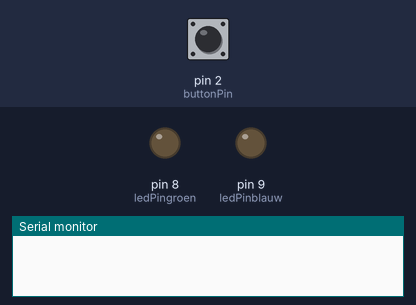
A sketch run on a simulated Arduino Uno, built with avr-gcc and run on an emulated ATmega328P. Shown: output pins drawn as LEDs (lit = HIGH), the last lines printed to the serial monitor. Dashed ring = blinking. The test bench sets the inputs (shaded band); at power-on: pin 2 (buttonPin) HIGH. Random numbers use the default seed unless the sketch sets one.

Above: at 1.2 s.
1.3 s: pin 2 (buttonPin) pulled LOW for 0.15 s
At 1.7 s:
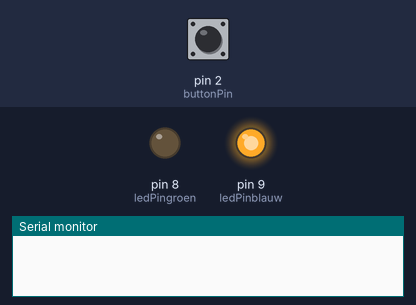
3.3 s: pin 2 (buttonPin) pulled LOW for 1 s
At 4.7 s:
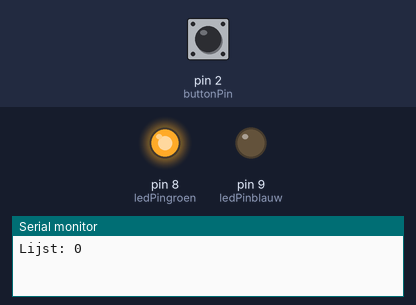
6.3 s: pin 2 (buttonPin) driven LOW
At 6.7 s:
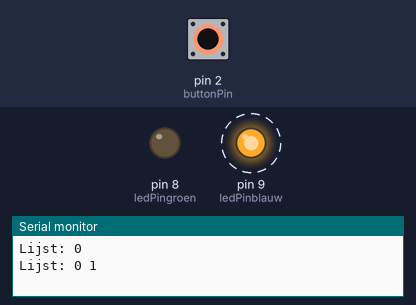
9.3 s: pin 2 (buttonPin) pulsed HIGH 2 times (0.12 s each, 0.3 s apart)
At 13.7 s:
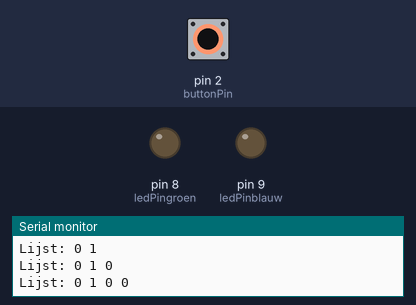
Timing chart, 0 to 13.9 s (numbered marks = the images above; inputs shaded):
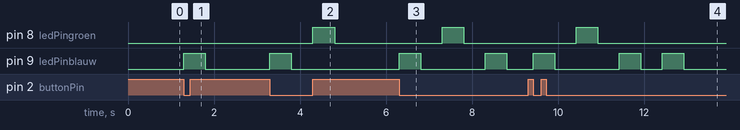

The sketch:

08.groeiende_led-lijst.ino
```cpp
//Nu we al een lijst hebben die groeit, kunnen we deze ook afspelen. We maken een functie die de lijst afspeelt.
//We voegde in de opstelling ook een knop toe om een signaal te hebben wanneer we een nieuw element aan de lijst toevoegen. (zie foto: Wokwi_schema_leds_test_lijst_v2.png)

int ledPingroen = 8;
int ledPinblauw = 9;

int buttonPin = 2;

const int aantalLijst = 100;
int randomLijst[aantalLijst];
int lengte = 0;


void setup() {
  pinMode(ledPingroen, OUTPUT);
  pinMode(ledPinblauw, OUTPUT);

  pinMode(buttonPin, INPUT_PULLUP);

  randomSeed(analogRead(A0));

  Serial.begin(9600);

}

bool vorigeKnopStatus = HIGH;

void loop() {
  bool huidigeKnopStatus = digitalRead(buttonPin);

  if (vorigeKnopStatus == HIGH && huidigeKnopStatus == LOW) {
    voegToe();
    speelLijstaf();
    printLijst();
  }
  vorigeKnopStatus = huidigeKnopStatus;
}

void voegToe() {
  if (lengte < aantalLijst) {
    randomLijst[lengte] = random(0, 2);
    lengte += 1;
  }
}

void speelLijstaf() {
int i = 0;
while (i < lengte){
    switch(randomLijst[i]) {
      case 0:
        digitalWrite(ledPingroen, LOW);
        digitalWrite(ledPinblauw, HIGH);
        break;
      case 1:
        digitalWrite(ledPingroen, HIGH);
        digitalWrite(ledPinblauw, LOW);
        break;
    }
  delay(500);
  digitalWrite(ledPingroen, LOW);
  digitalWrite(ledPinblauw, LOW);
  delay(500);
  i += 1;
}
}


void printLijst() {
  Serial.print("Lijst: ");

  int i = 0;

  while (i < lengte) {
    Serial.print(randomLijst[i]);
    Serial.print(" ");
    i += 1;
}

  Serial.println();
}
```

Measured:
- after the input at 1.3 s, pin 9 (ledPinblauw): LOW → HIGH at once, → LOW 0.50 s later
- after the input at 3.3 s, pin 8 (ledPingroen): LOW → HIGH after 1.0 s, → LOW 0.50 s later; pin 9 (ledPinblauw): LOW → HIGH at once, → LOW 0.50 s later
- after the input at 6.3 s, pin 8 (ledPingroen): LOW → HIGH after 1.0 s, → LOW 0.50 s later; pin 9 (ledPinblauw): alternates HIGH for 0.50 s and LOW for 1.5 s, starting at once
- after the input at 9.3 s, pin 8 (ledPingroen): LOW → HIGH after 1.1 s, → LOW 0.50 s later; pin 9 (ledPinblauw): goes HIGH 0.50 s, LOW 1.5 s, HIGH 0.50 s, LOW 0.50 s, HIGH 0.50 s, then LOW, starting after 0.12 s
